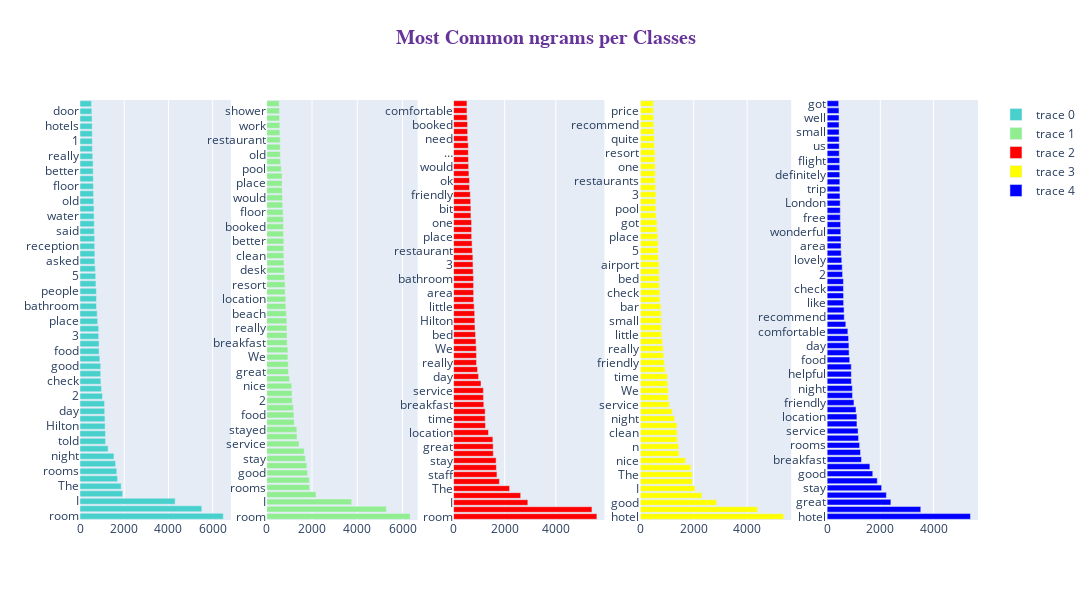

This figure's notebook cell:
### Markdown cell above
# Most Common Words at Each Class

### Code cell
colors = ['gold', 'mediumturquoise', 'lightgreen','red','yellow','blue']

fig = make_subplots(rows=1, cols=5)
title_ = ["1", "2", "3",'4','5']

for i in range(1,6):
    texts = df[df["rating"] == i]['tokenized_review']

    new = texts.str.split()
    new = new.values.tolist()
    corpus = [word for i in new for word in i]
    counter = Counter(corpus)
    most = counter.most_common()
    x, y = [], []

    for word, count in most[:100]:
        if word not in stopWords_nltk:
            x.append(word)
            y.append(count)

    fig.add_trace(go.Bar(
                x=y,
                y=x,
                orientation='h', type="bar",
    marker=dict(color=colors[i])), 1, i)

fig.update_layout(
    autosize=False,
    width=1500,
    height=600,title=dict(
        text='<b>Most Common ngrams per Classes</b>',
        x=0.5,
        y=0.95,
        font=dict(
        family="Courier New, monospace",
        size=20,
        color="RebeccaPurple"
        )
    ),)


fig.show()

### Figure 1 — Plotly figure (JSON) as saved in the notebook; plotly's stock layout.template omitted (floating-point values rounded to 4 significant figures)
{"data": [{"marker": {"color": "mediumturquoise"}, "orientation": "h", "x": [6483, 5511, 4305, 1933, 1863, 1700, 1663, 1612, 1536, 1271, 1155, 1153, 1137, 1129, 1118, 1110, 1019, 974, 946, 938, 938, 898, 863, 863, 846, 844, 800, 778, 747, 747, 740, 722, 711, 693, 671, 671, 664, 663, 647, 646, 638, 634, 620, 611, 607, 603, 597, 592, 576, 559, 558, 557, 551, 546, 535, 522], "y": ["room", "hotel", "I", "stay", "The", "n", "rooms", "staff", "night", "service", "told", "stayed", "Hilton", "like", "day", "time", "2", "bed", "check", "We", "good", "got", "food", "desk", "3", "booked", "place", "went", "bathroom", "…", "people", "one", "5", "’", "asked", "would", "reception", "4", "said", "bad", "water", "resort", "old", "breakfast", "floor", "dirty", "better", "experience", "really", "arrived", "1", "worst", "hotels", "small", "door", "work"], "type": "bar", "xaxis": "x", "yaxis": "y"}, {"marker": {"color": "lightgreen"}, "orientation": "h", "x": [6336, 5286, 3752, 2178, 1894, 1881, 1803, 1769, 1710, 1652, 1423, 1336, 1327, 1213, 1201, 1174, 1124, 1118, 1103, 1007, 959, 952, 932, 931, 905, 894, 890, 884, 866, 841, 840, 812, 811, 791, 769, 762, 753, 751, 751, 739, 738, 737, 722, 697, 696, 682, 678, 677, 643, 612, 601, 596, 593, 581, 577, 565, 560, 548], "y": ["room", "hotel", "I", "The", "rooms", "n", "good", "staff", "stay", "night", "service", "time", "stayed", "like", "food", "day", "2", "Hilton", "nice", "bed", "great", "3", "We", "got", "breakfast", "check", "really", "people", "beach", "told", "location", "bathroom", "resort", "small", "desk", "water", "clean", "5", "better", "bar", "booked", "…", "floor", "one", "would", "4", "place", "went", "pool", "reception", "old", "area", "restaurant", "1", "work", "bad", "shower", "Ç"], "type": "bar", "xaxis": "x2", "yaxis": "y2"}, {"marker": {"color": "red"}, "orientation": "h", "x": [5608, 5415, 2906, 2625, 2193, 1794, 1698, 1676, 1665, 1555, 1550, 1538, 1366, 1249, 1237, 1236, 1183, 1169, 1168, 1073, 979, 938, 897, 896, 891, 877, 859, 839, 832, 826, 806, 786, 784, 783, 782, 767, 760, 757, 735, 724, 708, 707, 704, 680, 678, 669, 655, 625, 623, 601, 590, 583, 578, 577, 557, 550, 547, 532, 524, 524], "y": ["room", "hotel", "I", "good", "The", "n", "staff", "rooms", "stay", "nice", "great", "night", "location", "stayed", "time", "clean", "breakfast", "food", "service", "like", "day", "2", "really", "small", "We", "beach", "bed", "bar", "Hilton", "check", "little", "walk", "area", "people", "bathroom", "resort", "3", "got", "restaurant", "pool", "place", "5", "one", "better", "bit", "floor", "friendly", "quite", "ok", "price", "would", "4", "…", "airport", "need", "water", "booked", "desk", "comfortable", "went"], "type": "bar", "xaxis": "x3", "yaxis": "y3"}, {"marker": {"color": "yellow"}, "orientation": "h", "x": [5370, 4392, 2862, 2306, 2049, 1954, 1945, 1897, 1696, 1451, 1437, 1391, 1378, 1372, 1285, 1196, 1085, 1050, 1046, 1026, 1016, 930, 904, 875, 858, 832, 801, 790, 787, 783, 771, 731, 731, 709, 708, 708, 698, 677, 670, 669, 654, 629, 627, 590, 583, 581, 580, 573, 562, 559, 553, 552, 549, 529, 523, 516, 501, 497, 495, 491], "y": ["hotel", "room", "good", "great", "I", "stay", "The", "staff", "nice", "rooms", "n", "breakfast", "clean", "location", "night", "stayed", "service", "food", "We", "walk", "time", "day", "friendly", "comfortable", "really", "helpful", "little", "2", "small", "beach", "bar", "like", "check", "area", "bed", "restaurant", "airport", "excellent", "5", "Hilton", "place", "bit", "got", "people", "pool", "bathroom", "3", "morning", "restaurants", "early", "one", "floor", "resort", "large", "quite", "flight", "recommend", "would", "price", "well"], "type": "bar", "xaxis": "x4", "yaxis": "y4"}, {"marker": {"color": "blue"}, "orientation": "h", "x": [5389, 3521, 2397, 2227, 2048, 1885, 1716, 1607, 1291, 1254, 1221, 1182, 1163, 1121, 1119, 1085, 1009, 954, 947, 911, 910, 907, 849, 826, 819, 807, 779, 702, 643, 637, 619, 617, 613, 612, 581, 567, 550, 528, 524, 523, 513, 508, 494, 494, 491, 483, 480, 478, 475, 474, 472, 456, 455, 453, 450, 448, 447, 445, 434], "y": ["hotel", "room", "great", "staff", "stay", "I", "good", "The", "breakfast", "stayed", "rooms", "clean", "service", "We", "location", "nice", "friendly", "excellent", "night", "time", "helpful", "n", "food", "walk", "day", "really", "comfortable", "Hilton", "recommend", "bar", "like", "place", "check", "best", "2", "bed", "lovely", "restaurant", "area", "5", "wonderful", "beach", "free", "airport", "London", "pool", "trip", "little", "definitely", "morning", "flight", "people", "us", "bathroom", "small", "large", "well", "would", "got"], "type": "bar", "xaxis": "x5", "yaxis": "y5"}], "layout": {"xaxis": {"anchor": "y", "domain": [0.0, 0.168]}, "yaxis": {"anchor": "x", "domain": [0.0, 1.0]}, "xaxis2": {"anchor": "y2", "domain": [0.208, 0.376]}, "yaxis2": {"anchor": "x2", "domain": [0.0, 1.0]}, "xaxis3": {"anchor": "y3", "domain": [0.416, 0.584]}, "yaxis3": {"anchor": "x3", "domain": [0.0, 1.0]}, "xaxis4": {"anchor": "y4", "domain": [0.624, 0.792]}, "yaxis4": {"anchor": "x4", "domain": [0.0, 1.0]}, "xaxis5": {"anchor": "y5", "domain": [0.832, 1.0]}, "yaxis5": {"anchor": "x5", "domain": [0.0, 1.0]}, "title": {"font": {"family": "Courier New, monospace", "size": 20, "color": "RebeccaPurple"}, "text": "<b>Most Common ngrams per Classes</b>", "x": 0.5, "y": 0.95}, "autosize": false, "width": 1500, "height": 600}}
